Frame 1 (no input): blank canvas, image omitted
Frame 60 (the mouse pressed at the canvas centre just before this capture): blank canvas, image omitted
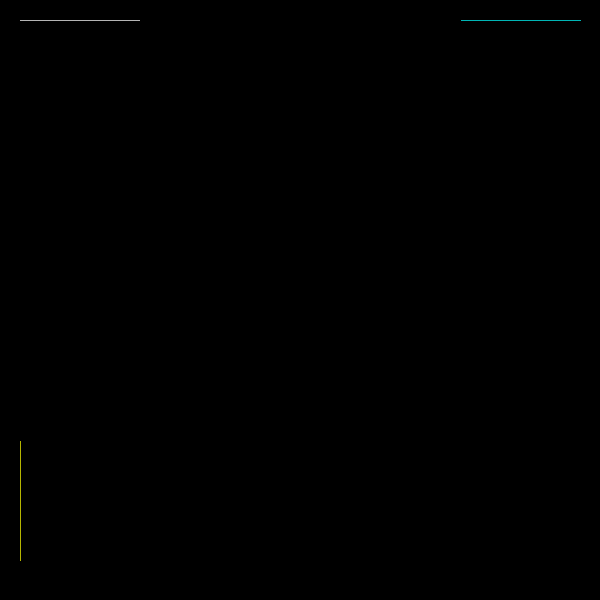
Frame 120 (the mouse held since frame 60 and released just before this capture)

The Processing sketch whose frames 1 and 60 were blank and that drew this single picture after the mouse press (run headless with seeded random() and noise(); from frame 60 on, the mouse is pressed at the canvas centre):

// Processing sketch: processing_77776
// ── processing_77776.pde

//Michelle Z, CP1 4-5, Tron
/* @pjs globalKeyEvents="true"; */

int x = 20;
int y = 20;
int x2 = 580;
int y2 = 20;
int x3 = 20;
int y3 = 560;
int dir = RIGHT;
int dir2 = LEFT;
int dir3 = UP;

void setup()
{
  size(600, 600);
  background(0);
  noFill();
  frameRate(180);
}

void draw()
{   
  human();
  computer();
  computer2();
  if (get(x, y) != color(0, 0, 0) && get(x2,y2) == color(0,0,0) && get(x3,y3) == color(0,0,0))
  {
    noStroke();
    fill(0,150);
    rect(0, 0, 600, 600);
    fill(255);
    textSize(70);
    textAlign(CENTER);
    text("Game Over.", 300, 300);
    dir = -1;
    dir2 = -1;
    dir3 = -1;
  }
  if (get(x2, y2) != color(0, 0, 0) && get(x3, y3) != color(0, 0, 0) && get(x,y) == color(0,0,0))
  {
    noStroke();
    fill(0,150);
    rect(0, 0, 600, 600);
    fill(255);
    textSize(100);
    textAlign(CENTER);
    text("WINNER!", 300, 300);
    dir = -1;
    dir2 = -1;
    dir3 = -1;
  }
}

void human()
{
  stroke(255, 255, 255);
  point(x, y);
  if (dir == LEFT)
  {
    x--;
  }
  else if (dir == RIGHT)
  {
    x++;
  }
  else if (dir == UP)
  {
    y--;
  }
  else if (dir == DOWN)
  {
    y++;
  }
}
void keyPressed()
{
  if (key == CODED)
  {
    if (keyCode == LEFT)
    {
      dir = LEFT;
    }
    else if (keyCode == RIGHT)
    {
      dir = RIGHT;
    }
    else if (keyCode == UP)
    {
      dir = UP;
    }
    else if (keyCode == DOWN)
    {
      dir = DOWN;
    }
  }
}

void computer()
{
  stroke(0, 255, 255);
  point(x2, y2);
  if (dir2 == LEFT)
  {
    x2--;
    if (get(x2-1, y2) != color(0, 0, 0))
    {
      dir2 = DOWN;
    }
  }
  else if (dir2 == RIGHT)
  {
    x2++;
    if (get (x2+1, y2) != color(0, 0, 0))
    {
      dir2 = UP;
    }
  }
  else if (dir2 == UP)
  {
    y2--;
    if (get(x2, y2-1) != color(0, 0, 0))
    {
      dir2 = LEFT;
    }
  }
  else if (dir2 == DOWN)
  {
    y2++;
    if (get(x2, y2+1) != color(0, 0, 0))
    {
      dir2 = RIGHT;
    }
  }
}

void computer2()
{
  stroke(255, 255, 0);
  point(x3, y3);
  if (dir3 == LEFT)
  {
    x3--;
    if (get(x3-1, y3) != color(0, 0, 0))
    {
      dir3 = UP;
    }
  }
  else if (dir3 == RIGHT)
  {
    x3++;
    if (get(x3+1, y3) != color(0, 0, 0))
    {
      dir3 = DOWN;
    }
  }
  else if (dir3 == UP)
  {
    y3--;
    if (get(x3, y3-1) != color(0, 0, 0))
    {
      dir3 = RIGHT;
    }
  }
  else if (dir3 == DOWN)
  {
    y3++;
    if (get(x3, y3+1) != color(0, 0, 0))
    {
      dir3 = LEFT;
    }
  }
}
